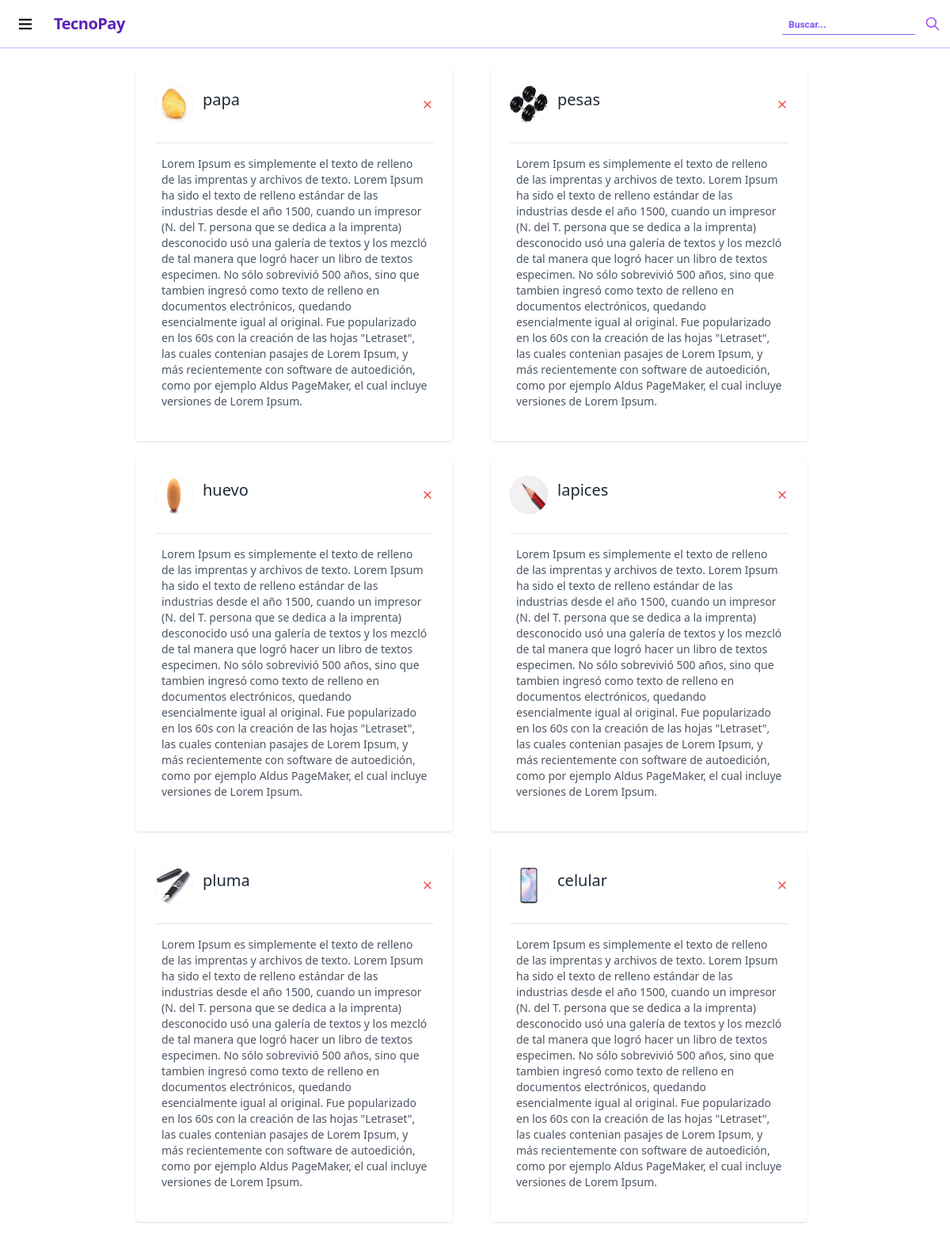
Page /recentview/ (signed in) on the committed database.
### products/models.py (models this page shows, shortened)
class InheritedData(models.Model):
    modified = models.DateTimeField(auto_now=True)
    created = models.DateTimeField(auto_now_add=True)
    class Meta:
        abstract = True

class ProductsViewRecentList(InheritedData):
    recent_user=models.ForeignKey(User,related_name='products_recent', on_delete=models.CASCADE)
    recent_product=models.ForeignKey(Products,related_name='products_recent', on_delete=models.CASCADE)
    active=models.BooleanField(default=True)
    class Meta:
        ordering = ['-pk']

class Products(InheritedData):
    name=models.CharField(max_length=100)
    description=models.TextField()
    img=models.ImageField(null=True,blank=True)
    price=models.PositiveIntegerField()
    quantity=models.PositiveIntegerField(default=1)
    active=models.BooleanField(default=True)
    categorys=models.ManyToManyField(Category)
    def __str__(self):
        return self.name

### products/views.py (the view)
# urls.py: path('recentview/',RecentViewProduct.as_view(),name='recent'),
class RecentViewProduct(View):
    def get(self, request, *args, **kwargs):
        request.session["fav_color"] = "blue"
        user=request.user
        recent=ProductsViewRecentList.objects.filter(recent_user=user,active=True)
        return render(request,'products/recentproducts.html', {'recents': recent})

### templates/products/recentproducts.html (shortened to what this page needs)
{% extends "base/base.html" %}
{% load static %}
{% block content%}
<div aria-label="group of cards" tabindex="0" class="focus:outline-none py-8 w-full">
                <div class="flex flex-wrap	 items-center justify-center w-full mt-8">
                    {% for recent in recents %}
                    <div aria-label="card 6" tabindex="0" class="focus:outline-none lg:w-4/12 lg:mr-7 lg:mb-0 mb-7 bg-white p-6 shadow rounded m-5">
                        <div class="flex items-center border-b border-gray-200 pb-6">
                            <img class="w-12 h-12 bg-gray-300 rounded-full flex flex-shrink-0" src="{{recent.recent_product.img.url}}" alt="">
                            <div class="flex items-start justify-between w-full">
                                <div class="pl-3 w-full">
                                    <a href="{% url 'detail_products' recent.recent_product.id %}">
                                        <p tabindex="0" class="focus:outline-none text-xl font-medium leading-5 text-gray-800">{{recent.recent_product}}</p>
                                    </a>
                                </div>
                                <div role="img" aria-label="bookmark">
                                    <a href="#">
                                        <svg class="h-8 w-4 text-red-500 cursor-pointer	"  width="24" height="24" viewBox="0 0 24 24" stroke-width="2" stroke="currentColor" fill="none" stroke-linecap="round" stroke-linejoin="round">  <path stroke="none" d="M0 0h24v24H0z"/>  <line x1="18" y1="6" x2="6" y2="18" />  <line x1="6" y1="6" x2="18" y2="18" /></svg>
                                    </a>
                                </div>
                            </div>
                        </div>
                        <div class="px-2">
                            <p tabindex="0" class="focus:outline-none text-sm leading-5 py-4 text-gray-600">{{recent.recent_product.description}}</p>
                        </div>
                    </div>
                    {% endfor %}
                </div>
            </div>
{% endblock %}

### templates/base/base.html (style rules this page uses)
body { box-sizing: border-box; padding: 0; margin: 0; position: relative; }

### rows in the picture
ProductsViewRecentList: recent_product.img (picture), recent_product "papa", recent_product.description "Lorem Ipsum es simplemente el texto de relleno de las imprentas y archivos de texto. Lorem Ipsum ha sido el texto de relleno estándar de las industrias desde el año 1500, cuando un impresor (N. del T. persona que se dedica a la imprenta) desconocido usó una galería de textos y los mezcló de tal manera que logró hacer un libro de textos especimen. No sólo sobrevivió 500 años, sino que tambien ingresó como texto de relleno en documentos electrónicos, quedando esencialmente igual al original. Fue popularizado en los 60s con la creación de las hojas \"Letraset\", las cuales contenian pasajes de Lorem Ipsum, y más recientemente con software de autoedición, como por ejemplo Aldus PageMaker, el cual…"
ProductsViewRecentList: recent_product.img (picture), recent_product "pesas", recent_product.description "Lorem Ipsum es simplemente el texto de relleno de las imprentas y archivos de texto. Lorem Ipsum ha sido el texto de relleno estándar de las industrias desde el año 1500, cuando un impresor (N. del T. persona que se dedica a la imprenta) desconocido usó una galería de textos y los mezcló de tal manera que logró hacer un libro de textos especimen. No sólo sobrevivió 500 años, sino que tambien ingresó como texto de relleno en documentos electrónicos, quedando esencialmente igual al original. Fue popularizado en los 60s con la creación de las hojas \"Letraset\", las cuales contenian pasajes de Lorem Ipsum, y más recientemente con software de autoedición, como por ejemplo Aldus PageMaker, el cual…"
ProductsViewRecentList: recent_product.img (picture), recent_product "huevo", recent_product.description "Lorem Ipsum es simplemente el texto de relleno de las imprentas y archivos de texto. Lorem Ipsum ha sido el texto de relleno estándar de las industrias desde el año 1500, cuando un impresor (N. del T. persona que se dedica a la imprenta) desconocido usó una galería de textos y los mezcló de tal manera que logró hacer un libro de textos especimen. No sólo sobrevivió 500 años, sino que tambien ingresó como texto de relleno en documentos electrónicos, quedando esencialmente igual al original. Fue popularizado en los 60s con la creación de las hojas \"Letraset\", las cuales contenian pasajes de Lorem Ipsum, y más recientemente con software de autoedición, como por ejemplo Aldus PageMaker, el cual…"
ProductsViewRecentList: recent_product.img (picture), recent_product "lapices", recent_product.description "Lorem Ipsum es simplemente el texto de relleno de las imprentas y archivos de texto. Lorem Ipsum ha sido el texto de relleno estándar de las industrias desde el año 1500, cuando un impresor (N. del T. persona que se dedica a la imprenta) desconocido usó una galería de textos y los mezcló de tal manera que logró hacer un libro de textos especimen. No sólo sobrevivió 500 años, sino que tambien ingresó como texto de relleno en documentos electrónicos, quedando esencialmente igual al original. Fue popularizado en los 60s con la creación de las hojas \"Letraset\", las cuales contenian pasajes de Lorem Ipsum, y más recientemente con software de autoedición, como por ejemplo Aldus PageMaker, el cual…"
ProductsViewRecentList: recent_product.img (picture), recent_product "pluma", recent_product.description "Lorem Ipsum es simplemente el texto de relleno de las imprentas y archivos de texto. Lorem Ipsum ha sido el texto de relleno estándar de las industrias desde el año 1500, cuando un impresor (N. del T. persona que se dedica a la imprenta) desconocido usó una galería de textos y los mezcló de tal manera que logró hacer un libro de textos especimen. No sólo sobrevivió 500 años, sino que tambien ingresó como texto de relleno en documentos electrónicos, quedando esencialmente igual al original. Fue popularizado en los 60s con la creación de las hojas \"Letraset\", las cuales contenian pasajes de Lorem Ipsum, y más recientemente con software de autoedición, como por ejemplo Aldus PageMaker, el cual…"
ProductsViewRecentList: recent_product.img (picture), recent_product "celular", recent_product.description "Lorem Ipsum es simplemente el texto de relleno de las imprentas y archivos de texto. Lorem Ipsum ha sido el texto de relleno estándar de las industrias desde el año 1500, cuando un impresor (N. del T. persona que se dedica a la imprenta) desconocido usó una galería de textos y los mezcló de tal manera que logró hacer un libro de textos especimen. No sólo sobrevivió 500 años, sino que tambien ingresó como texto de relleno en documentos electrónicos, quedando esencialmente igual al original. Fue popularizado en los 60s con la creación de las hojas \"Letraset\", las cuales contenian pasajes de Lorem Ipsum, y más recientemente con software de autoedición, como por ejemplo Aldus PageMaker, el cual…"
